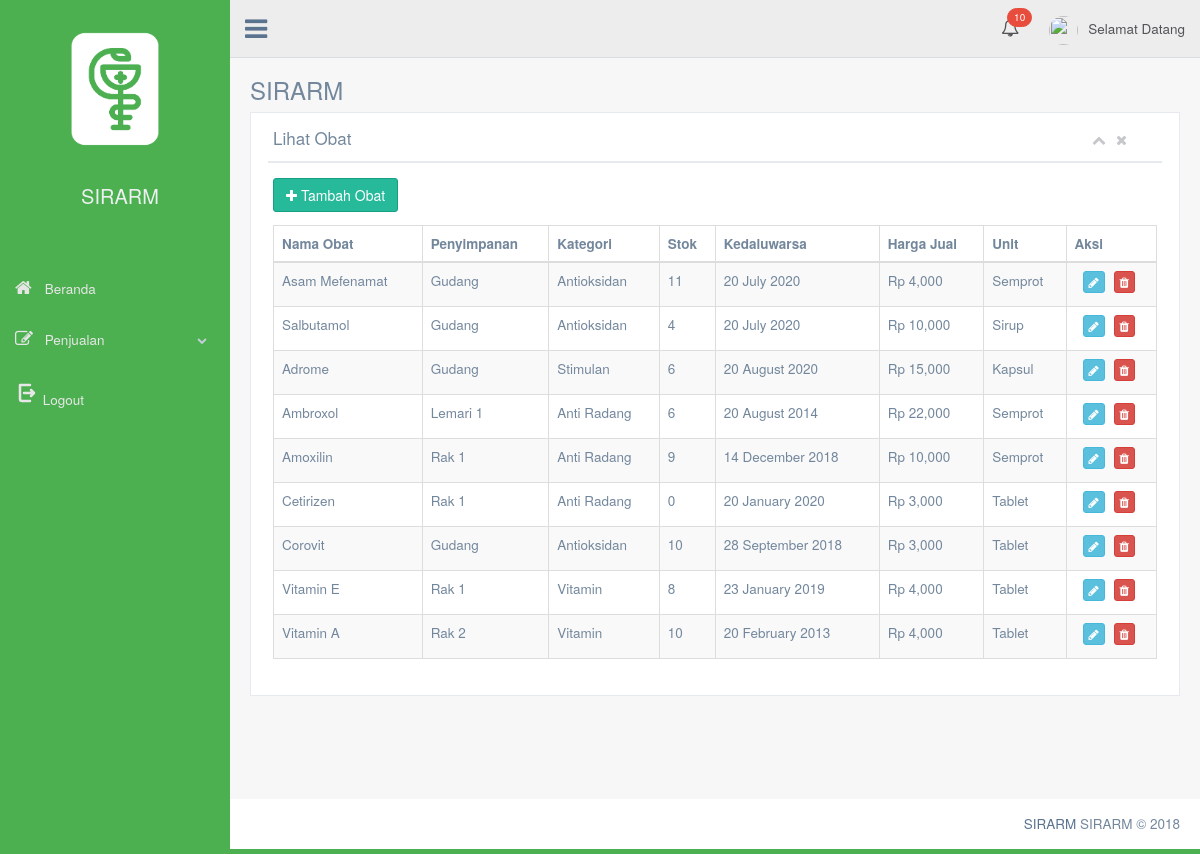
Page /index.php/example/table_med on the earlier database version.
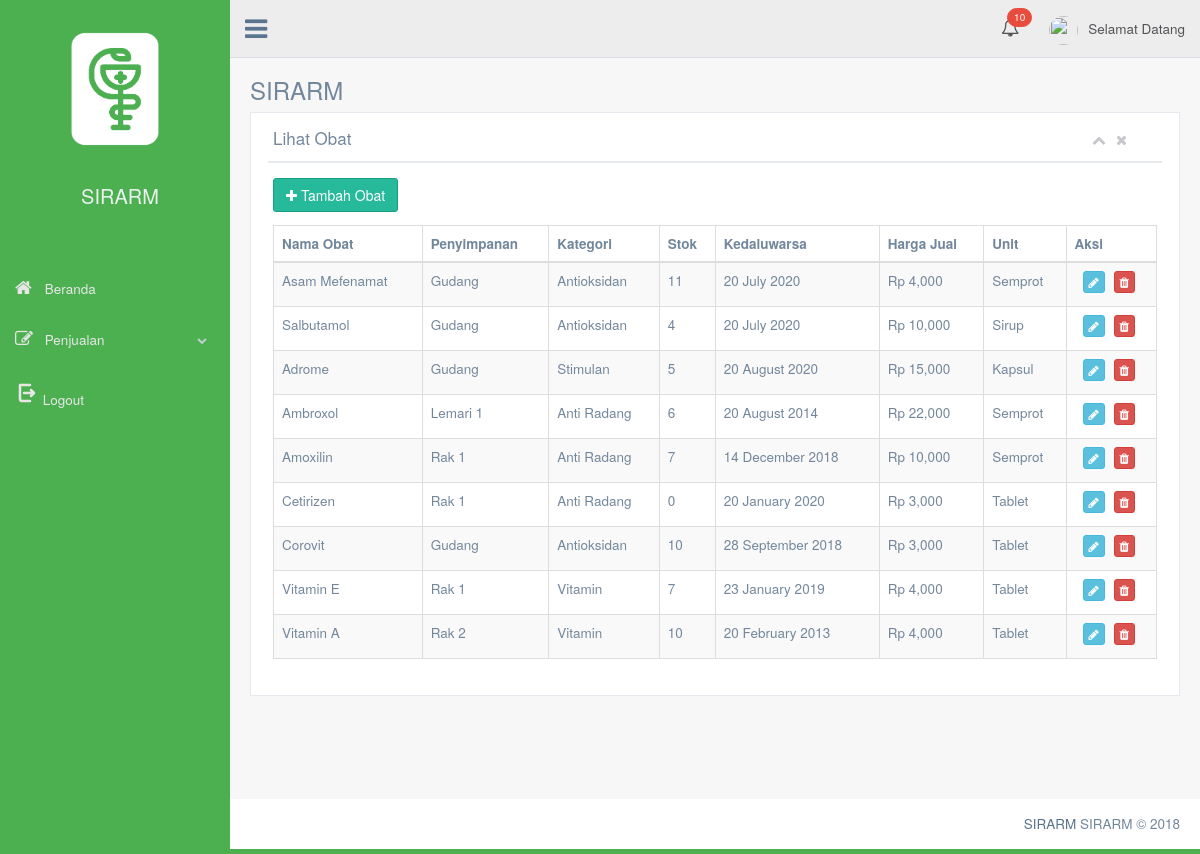
Same page on the later database version.
### tables this page shows
CREATE TABLE `table_med` (
  `id_obat` int(4) NOT NULL,
  `nama_obat` varchar(30) NOT NULL,
  `penyimpanan` varchar(30) NOT NULL,
  `stok` int(3) NOT NULL,
  `unit` varchar(20) NOT NULL,
  `nama_kategori` varchar(30) NOT NULL,
  `kedaluwarsa` date NOT NULL,
  `des_obat` text NOT NULL,
  `harga_beli` int(11) NOT NULL,
  `harga_jual` int(11) NOT NULL,
  `nama_pemasok` varchar(30) NOT NULL,
  `gambar` varchar(40) NOT NULL
);

### application/libraries/Template.php (called while the page is built, shortened)
<?php
class Template {
    var $CI;
    function __construct() {
        $this->CI = & get_instance();
    }
    function set_parser($parser, $method = NULL) {
        $this->CI->load->library($parser);
    }
    function write_view($region, $view, $data = NULL, $overwrite = FALSE) {
        $content = $this->CI->load->view($view, $data, TRUE);
    }
}

### application/controllers/Example.php (called while the page is built, shortened)
<?php defined('BASEPATH') or exit('No direct script access allowed');
class Example extends CI_Controller
{
	function __construct()
	{
		$data['nullstock'] = $this->apotek_data->countstock();
		$data['nullex'] = $this->apotek_data->countex();
		$this->template->write_view('sidenavs', 'template/default_sidenavs', true);
		$this->template->write_view('navs', 'template/default_topnavs.php', $data, true);
	}
	function table_med()
	{
		$data['table_med'] = $this->apotek_data->medicine()->result();
		$this->template->write('title', 'Lihat Obat', TRUE);
		$this->template->write('header', 'SIRARM');
		$this->template->write_view('content', 'tes/table_med', $data, true);
		$this->template->render();
	}
}

### index.php (called while the page is built, shortened)
<?php
require_once BASEPATH . 'core/CodeIgniter.php';

### application/models/apotek_data.php (called while the page is built, shortened)
<?php
class Apotek_data extends CI_Model
{
	function medicine()
    {
        return $this->db->get('table_med');
    }
}

### application/views/tes/table_med.php (the view, shortened to what this page needs)
<div class="row">
	<div class="col-md-12 col-sm-12 col-xs-12">
		<div class="x_panel">
			<div class="x_title">
				<h2>Lihat Obat</h2>
				<ul class="nav navbar-right panel_toolbox">
					<li><a class="collapse-link"><i class="fa fa-chevron-up"></i></a>
					</li>
					<li><a class="close-link"><i class="fa fa-close"></i></a>
					</li>
				</ul>
				<div class="clearfix">
				</div>
			</div>
			<div class="x_content">
				<a href="<?php echo base_url('example/form_med') ?>"><button type="button" class="btn btn-success" style="margin-bottom: 13px"><span class="fa fa-plus"></span> Tambah Obat </button></a>
				<table id="datatable-buttons" class="table table-striped table-bordered">
					<thead>
						<tr>
							<th>Nama Obat</th>
							<th>Penyimpanan</th>
							<th>Kategori</th>
							<th>Stok</th>
							<th>Kedaluwarsa</th>
							<th>Harga Jual</th>
							<th>Unit</th>
							<th>Aksi</th>
						</tr>
					</thead>
					<tbody>
						<?php foreach($table_med as $m){ ?>
						<tr>
							<td><?php echo $m->nama_obat ?></td>
							<td><?php echo $m->penyimpanan ?></td>
							<td><?php echo $m->nama_kategori ?></td>
							<td><?php echo $m->stok ?></td>
							<td><?php echo date('j F Y',strtotime($m->kedaluwarsa)); ?></td>
							<td>Rp <?php echo number_format($m->harga_jual) ?></td>
							<td><?php echo $m->unit ?></td>
							<td style=" text-align: center;">
								<?php echo anchor('example/edit_form_med/'.$m->id_obat, '<button class="btn btn-info btn-xs" type="button"><span class="fa fa-pencil"></span></button>'); ?>
								<?php echo anchor('example/remove_med/'.$m->id_obat, '<button class="btn btn-danger btn-xs" type="button"><span class="fa fa-trash"></span></button>');?>
					         </td>
						</tr>
						<?php } ?>
					</tbody>
				</table>
		</div>
	</div>
</div>
</div>

Differences in the rows shown:
changed table_med "Adrome": stok "6" → "5"
changed table_med "Amoxilin": stok "9" → "7"
changed table_med "Vitamin E": stok "8" → "7"
